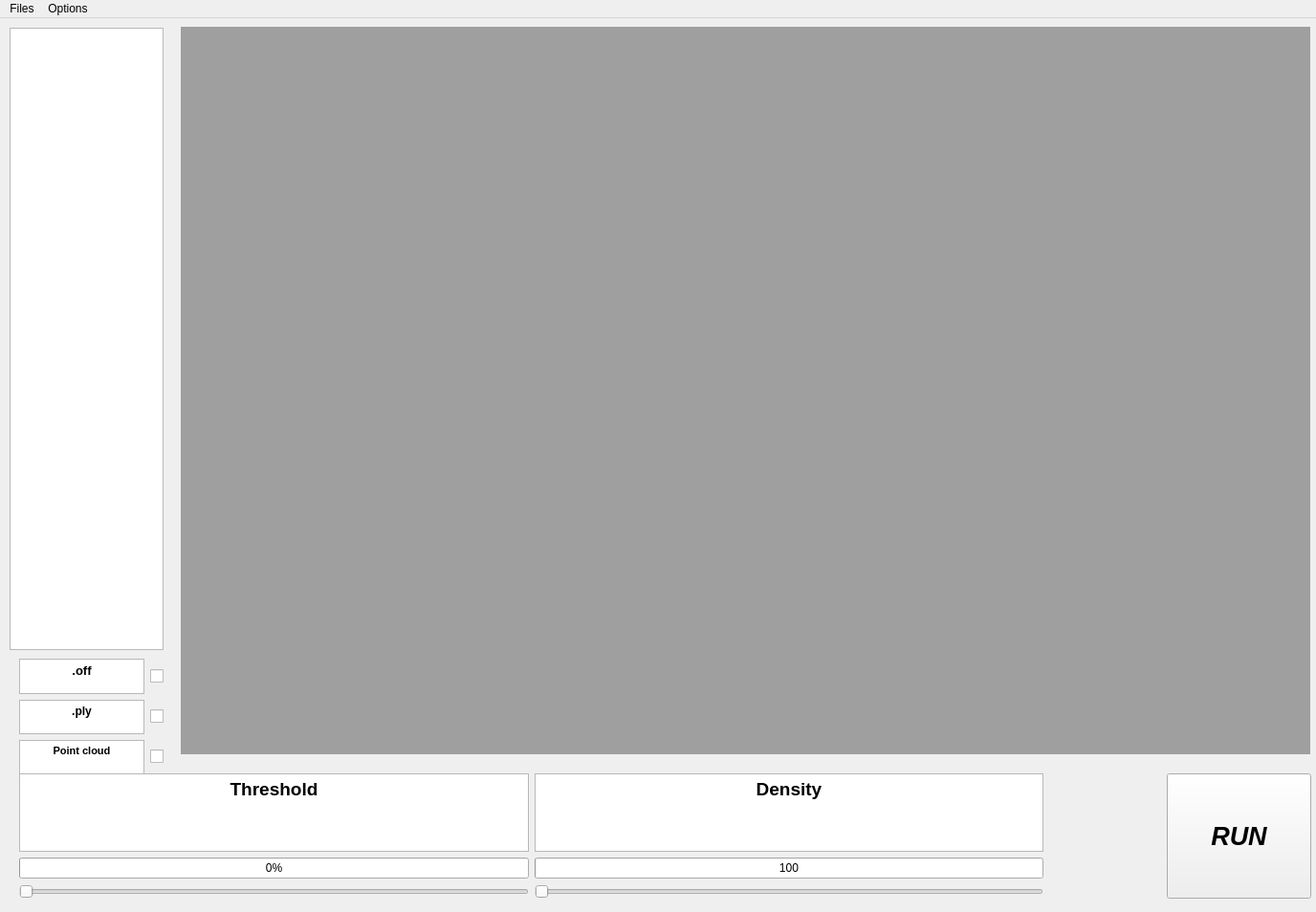
<?xml version="1.0" encoding="UTF-8"?>
<ui version="4.0">
 <class>MainWindow</class>
 <widget class="QMainWindow" name="MainWindow">
  <property name="geometry">
   <rect>
    <x>0</x>
    <y>0</y>
    <width>1376</width>
    <height>954</height>
   </rect>
  </property>
  <property name="windowTitle">
   <string>MainWindow</string>
  </property>
  <widget class="QWidget" name="centralwidget">
   <widget class="QToolButton" name="RunButton">
    <property name="geometry">
     <rect>
      <x>1220</x>
      <y>790</y>
      <width>151</width>
      <height>131</height>
     </rect>
    </property>
    <property name="font">
     <font>
      <pointsize>20</pointsize>
      <italic>true</italic>
      <bold>true</bold>
     </font>
    </property>
    <property name="text">
     <string>RUN</string>
    </property>
   </widget>
   <widget class="QWidget" name="widget" native="true">
    <property name="geometry">
     <rect>
      <x>20</x>
      <y>790</y>
      <width>1071</width>
      <height>131</height>
     </rect>
    </property>
    <property name="palette">
     <palette>
      <active/>
      <inactive/>
      <disabled/>
     </palette>
    </property>
    <layout class="QGridLayout" name="gridLayout">
     <item row="0" column="0">
      <widget class="QTextBrowser" name="ThresholdText">
       <property name="html">
        <string>&lt;!DOCTYPE HTML PUBLIC &quot;-//W3C//DTD HTML 4.0//EN&quot; &quot;http://www.w3.org/TR/REC-html40/strict.dtd&quot;&gt;
&lt;html&gt;&lt;head&gt;&lt;meta name=&quot;qrichtext&quot; content=&quot;1&quot; /&gt;&lt;meta charset=&quot;utf-8&quot; /&gt;&lt;style type=&quot;text/css&quot;&gt;
p, li { white-space: pre-wrap; }
&lt;/style&gt;&lt;/head&gt;&lt;body style=&quot; font-family:'Segoe UI'; font-size:9pt; font-weight:400; font-style:normal;&quot;&gt;
&lt;p align=&quot;center&quot; style=&quot; margin-top:0px; margin-bottom:0px; margin-left:0px; margin-right:0px; -qt-block-indent:0; text-indent:0px;&quot;&gt;&lt;span style=&quot; font-size:14pt; font-weight:704;&quot;&gt;Threshold&lt;/span&gt;&lt;/p&gt;&lt;/body&gt;&lt;/html&gt;</string>
       </property>
      </widget>
     </item>
     <item row="0" column="1">
      <widget class="QTextBrowser" name="DensityText">
       <property name="html">
        <string>&lt;!DOCTYPE HTML PUBLIC &quot;-//W3C//DTD HTML 4.0//EN&quot; &quot;http://www.w3.org/TR/REC-html40/strict.dtd&quot;&gt;
&lt;html&gt;&lt;head&gt;&lt;meta name=&quot;qrichtext&quot; content=&quot;1&quot; /&gt;&lt;meta charset=&quot;utf-8&quot; /&gt;&lt;style type=&quot;text/css&quot;&gt;
p, li { white-space: pre-wrap; }
&lt;/style&gt;&lt;/head&gt;&lt;body style=&quot; font-family:'Segoe UI'; font-size:9pt; font-weight:400; font-style:normal;&quot;&gt;
&lt;p align=&quot;center&quot; style=&quot; margin-top:0px; margin-bottom:0px; margin-left:0px; margin-right:0px; -qt-block-indent:0; text-indent:0px;&quot;&gt;&lt;span style=&quot; font-size:14pt; font-weight:704;&quot;&gt;Density&lt;/span&gt;&lt;/p&gt;&lt;/body&gt;&lt;/html&gt;</string>
       </property>
      </widget>
     </item>
     <item row="1" column="0">
      <widget class="QProgressBar" name="progressBarThreshold">
       <property name="value">
        <number>0</number>
       </property>
      </widget>
     </item>
     <item row="1" column="1">
      <widget class="QProgressBar" name="progressBarDensity">
       <property name="minimum">
        <number>100</number>
       </property>
       <property name="maximum">
        <number>10000</number>
       </property>
       <property name="value">
        <number>100</number>
       </property>
       <property name="textVisible">
        <bool>true</bool>
       </property>
       <property name="format">
        <string>%v</string>
       </property>
      </widget>
     </item>
     <item row="2" column="0">
      <widget class="QSlider" name="SliderThreshold">
       <property name="maximum">
        <number>100</number>
       </property>
       <property name="orientation">
        <enum>Qt::Horizontal</enum>
       </property>
      </widget>
     </item>
     <item row="2" column="1">
      <widget class="QSlider" name="SliderDensity">
       <property name="minimum">
        <number>100</number>
       </property>
       <property name="maximum">
        <number>10000</number>
       </property>
       <property name="orientation">
        <enum>Qt::Horizontal</enum>
       </property>
      </widget>
     </item>
    </layout>
   </widget>
   <widget class="QListWidget" name="listWidget">
    <property name="geometry">
     <rect>
      <x>10</x>
      <y>10</y>
      <width>161</width>
      <height>651</height>
     </rect>
    </property>
   </widget>
   <widget class="QMdiArea" name="for3DViewer">
    <property name="geometry">
     <rect>
      <x>189</x>
      <y>9</y>
      <width>1181</width>
      <height>761</height>
     </rect>
    </property>
   </widget>
   <widget class="QWidget" name="widget_3" native="true">
    <property name="geometry">
     <rect>
      <x>20</x>
      <y>670</y>
      <width>151</width>
      <height>121</height>
     </rect>
    </property>
    <layout class="QGridLayout" name="gridLayout_2">
     <item row="0" column="0">
      <widget class="QTextEdit" name="OffText">
       <property name="html">
        <string>&lt;!DOCTYPE HTML PUBLIC &quot;-//W3C//DTD HTML 4.0//EN&quot; &quot;http://www.w3.org/TR/REC-html40/strict.dtd&quot;&gt;
&lt;html&gt;&lt;head&gt;&lt;meta name=&quot;qrichtext&quot; content=&quot;1&quot; /&gt;&lt;meta charset=&quot;utf-8&quot; /&gt;&lt;style type=&quot;text/css&quot;&gt;
p, li { white-space: pre-wrap; }
&lt;/style&gt;&lt;/head&gt;&lt;body style=&quot; font-family:'Segoe UI'; font-size:9pt; font-weight:400; font-style:normal;&quot;&gt;
&lt;p align=&quot;center&quot; style=&quot; margin-top:0px; margin-bottom:0px; margin-left:0px; margin-right:0px; -qt-block-indent:0; text-indent:0px;&quot;&gt;&lt;span style=&quot; font-size:10pt; font-weight:704;&quot;&gt;.off&lt;/span&gt;&lt;/p&gt;&lt;/body&gt;&lt;/html&gt;</string>
       </property>
      </widget>
     </item>
     <item row="0" column="1">
      <widget class="QCheckBox" name="checkOffFiles">
       <property name="text">
        <string/>
       </property>
      </widget>
     </item>
     <item row="1" column="0">
      <widget class="QTextEdit" name="PlyText">
       <property name="html">
        <string>&lt;!DOCTYPE HTML PUBLIC &quot;-//W3C//DTD HTML 4.0//EN&quot; &quot;http://www.w3.org/TR/REC-html40/strict.dtd&quot;&gt;
&lt;html&gt;&lt;head&gt;&lt;meta name=&quot;qrichtext&quot; content=&quot;1&quot; /&gt;&lt;meta charset=&quot;utf-8&quot; /&gt;&lt;style type=&quot;text/css&quot;&gt;
p, li { white-space: pre-wrap; }
&lt;/style&gt;&lt;/head&gt;&lt;body style=&quot; font-family:'Segoe UI'; font-size:9pt; font-weight:400; font-style:normal;&quot;&gt;
&lt;p align=&quot;center&quot; style=&quot; margin-top:0px; margin-bottom:0px; margin-left:0px; margin-right:0px; -qt-block-indent:0; text-indent:0px;&quot;&gt;&lt;span style=&quot; font-weight:704;&quot;&gt;.ply&lt;/span&gt;&lt;/p&gt;&lt;/body&gt;&lt;/html&gt;</string>
       </property>
      </widget>
     </item>
     <item row="1" column="1">
      <widget class="QCheckBox" name="checkPlyFiles">
       <property name="text">
        <string/>
       </property>
      </widget>
     </item>
     <item row="2" column="0">
      <widget class="QTextEdit" name="PCText">
       <property name="html">
        <string>&lt;!DOCTYPE HTML PUBLIC &quot;-//W3C//DTD HTML 4.0//EN&quot; &quot;http://www.w3.org/TR/REC-html40/strict.dtd&quot;&gt;
&lt;html&gt;&lt;head&gt;&lt;meta name=&quot;qrichtext&quot; content=&quot;1&quot; /&gt;&lt;meta charset=&quot;utf-8&quot; /&gt;&lt;style type=&quot;text/css&quot;&gt;
p, li { white-space: pre-wrap; }
&lt;/style&gt;&lt;/head&gt;&lt;body style=&quot; font-family:'Segoe UI'; font-size:9pt; font-weight:400; font-style:normal;&quot;&gt;
&lt;p align=&quot;center&quot; style=&quot; margin-top:0px; margin-bottom:0px; margin-left:0px; margin-right:0px; -qt-block-indent:0; text-indent:0px;&quot;&gt;&lt;span style=&quot; font-size:8pt; font-weight:704;&quot;&gt;Point cloud&lt;/span&gt;&lt;/p&gt;&lt;/body&gt;&lt;/html&gt;</string>
       </property>
      </widget>
     </item>
     <item row="2" column="1">
      <widget class="QCheckBox" name="checkPC">
       <property name="text">
        <string/>
       </property>
      </widget>
     </item>
    </layout>
   </widget>
  </widget>
  <widget class="QMenuBar" name="menuBar">
   <property name="geometry">
    <rect>
     <x>0</x>
     <y>0</y>
     <width>1376</width>
     <height>22</height>
    </rect>
   </property>
   <widget class="QMenu" name="menuFiles">
    <property name="title">
     <string>Files</string>
    </property>
    <widget class="QMenu" name="menuOpen">
     <property name="title">
      <string>Open</string>
     </property>
     <addaction name="actionAll_Classes"/>
     <addaction name="actionLIDAR_DATA"/>
     <addaction name="actionSelect_classes"/>
    </widget>
    <addaction name="menuOpen"/>
   </widget>
   <widget class="QMenu" name="menuFolder">
    <property name="title">
     <string>Options</string>
    </property>
    <widget class="QMenu" name="menuMethods">
     <property name="title">
      <string>Methods</string>
     </property>
     <addaction name="actionL2_Distance"/>
    </widget>
    <widget class="QMenu" name="menuView_Classes">
     <property name="title">
      <string>View Classes</string>
     </property>
     <addaction name="actionShow_Sampled_Points"/>
     <addaction name="actionShow_Bounding_Box"/>
     <addaction name="actionShow_Mesh"/>
    </widget>
    <addaction name="menuMethods"/>
    <addaction name="menuView_Classes"/>
   </widget>
   <addaction name="menuFiles"/>
   <addaction name="menuFolder"/>
  </widget>
  <action name="actionFiles2">
   <property name="text">
    <string>CaseStudy2</string>
   </property>
  </action>
  <action name="actionCaseStudy3">
   <property name="text">
    <string>CaseStudy3</string>
   </property>
  </action>
  <action name="actionCaseStudy4">
   <property name="text">
    <string>CaseStudy4</string>
   </property>
  </action>
  <action name="actionCaseStudy5">
   <property name="text">
    <string>CaseStudy5</string>
   </property>
  </action>
  <action name="actionCaseStudy6">
   <property name="text">
    <string>CaseStudy6</string>
   </property>
  </action>
  <action name="actionFile1">
   <property name="text">
    <string>File1</string>
   </property>
  </action>
  <action name="actionShow_Sampled_Points">
   <property name="text">
    <string>Show Sampled Points</string>
   </property>
  </action>
  <action name="actionShow_Bounding_Box">
   <property name="text">
    <string>Show Bounding Box</string>
   </property>
  </action>
  <action name="actionShow_Mesh">
   <property name="text">
    <string>Show Mesh</string>
   </property>
  </action>
  <action name="actionL2_Distance">
   <property name="text">
    <string>L2 Distance</string>
   </property>
  </action>
  <action name="actionCaseStudy2">
   <property name="text">
    <string>CaseStudy2</string>
   </property>
  </action>
  <action name="actionCaseStudy3_2">
   <property name="text">
    <string>CaseStudy3</string>
   </property>
  </action>
  <action name="actionCaseStudy4_2">
   <property name="text">
    <string>CaseStudy4</string>
   </property>
  </action>
  <action name="actionCaseStudy5_2">
   <property name="text">
    <string>CaseStudy5</string>
   </property>
  </action>
  <action name="actionCaseStudy6_2">
   <property name="text">
    <string>CaseStudy6</string>
   </property>
  </action>
  <action name="actionAll_Classes">
   <property name="text">
    <string>All Classes (all the directory)</string>
   </property>
  </action>
  <action name="actionLIDAR_DATA">
   <property name="text">
    <string>LIDAR DATA</string>
   </property>
  </action>
  <action name="actionSelect_classes">
   <property name="text">
    <string>Select classes</string>
   </property>
  </action>
 </widget>
 <resources/>
 <connections>
  <connection>
   <sender>actionAll_Classes</sender>
   <signal>triggered()</signal>
   <receiver>MainWindow</receiver>
   <slot>open_classes()</slot>
   <hints>
    <hint type="sourcelabel">
     <x>-1</x>
     <y>-1</y>
    </hint>
    <hint type="destinationlabel">
     <x>691</x>
     <y>459</y>
    </hint>
   </hints>
  </connection>
  <connection>
   <sender>SliderThreshold</sender>
   <signal>valueChanged(int)</signal>
   <receiver>progressBarThreshold</receiver>
   <slot>setValue(int)</slot>
   <hints>
    <hint type="sourcelabel">
     <x>220</x>
     <y>913</y>
    </hint>
    <hint type="destinationlabel">
     <x>220</x>
     <y>884</y>
    </hint>
   </hints>
  </connection>
  <connection>
   <sender>SliderDensity</sender>
   <signal>valueChanged(int)</signal>
   <receiver>progressBarDensity</receiver>
   <slot>setValue(int)</slot>
   <hints>
    <hint type="sourcelabel">
     <x>575</x>
     <y>902</y>
    </hint>
    <hint type="destinationlabel">
     <x>575</x>
     <y>873</y>
    </hint>
   </hints>
  </connection>
  <connection>
   <sender>actionLIDAR_DATA</sender>
   <signal>triggered()</signal>
   <receiver>MainWindow</receiver>
   <slot>open_lidar()</slot>
   <hints>
    <hint type="sourcelabel">
     <x>-1</x>
     <y>-1</y>
    </hint>
    <hint type="destinationlabel">
     <x>687</x>
     <y>459</y>
    </hint>
   </hints>
  </connection>
  <connection>
   <sender>RunButton</sender>
   <signal>clicked()</signal>
   <receiver>MainWindow</receiver>
   <slot>presence_code()</slot>
   <hints>
    <hint type="sourcelabel">
     <x>1295</x>
     <y>862</y>
    </hint>
    <hint type="destinationlabel">
     <x>687</x>
     <y>459</y>
    </hint>
   </hints>
  </connection>
  <connection>
   <sender>listWidget</sender>
   <signal>itemClicked(QListWidgetItem*)</signal>
   <receiver>MainWindow</receiver>
   <slot>cliquer(QListWidgetItem*)</slot>
   <hints>
    <hint type="sourcelabel">
     <x>90</x>
     <y>357</y>
    </hint>
    <hint type="destinationlabel">
     <x>687</x>
     <y>459</y>
    </hint>
   </hints>
  </connection>
  <connection>
   <sender>actionSelect_classes</sender>
   <signal>triggered()</signal>
   <receiver>MainWindow</receiver>
   <slot>Select_classes()</slot>
   <hints>
    <hint type="sourcelabel">
     <x>-1</x>
     <y>-1</y>
    </hint>
    <hint type="destinationlabel">
     <x>687</x>
     <y>459</y>
    </hint>
   </hints>
  </connection>
 </connections>
 <slots>
  <slot>example_click_btn()</slot>
  <slot>example_click_btn2()</slot>
  <slot>open_classes()</slot>
  <slot>getsavefilename()</slot>
  <slot>open_lidar()</slot>
  <slot>presence_code()</slot>
  <slot>cliquer(QListWidgetItem*)</slot>
  <slot>Select_classes()</slot>
 </slots>
</ui>
